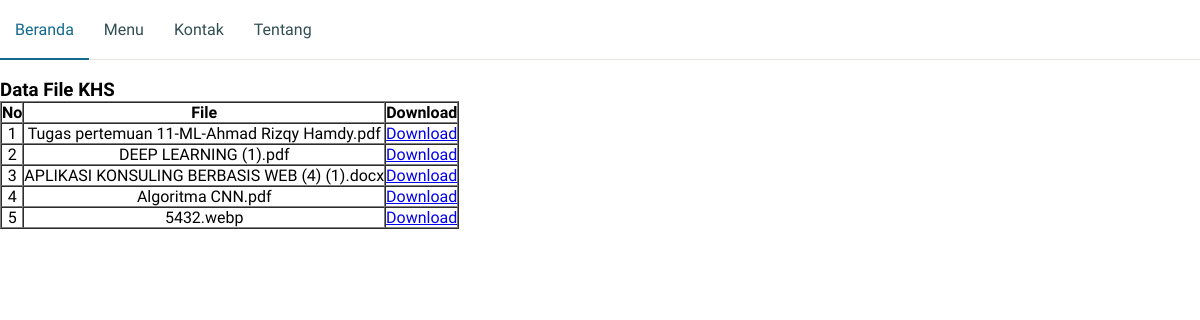
Screenshot of /dosen/file.php with the database file from the repository.
### tables this page shows
CREATE TABLE `file` (
  `indfile` int(11) NOT NULL,
  `file` varchar(225) NOT NULL
);

### dosen/file.php (the view)
<?php
include "../koneksi.php";
include 'navbar.php';
$query = mysqli_query($konek,"SELECT * FROM file ORDER by file DESC");
?>
<div id=art>
<br><h3>Data File KHS</h3>
<form action="" method="post" >
   <table border="1" cellpadding="0" cellspacing="0" >
        <tr>
            <th>No</th>
            <th>File</th>
            <th>Download</th>
        </tr>
        <?php if(mysqli_num_rows($query)>0){ ?>
        <?php
            $no = 1;
            while($data = mysqli_fetch_array($query)){
        ?>
        <tr>
            <td align="center"><?php echo $no ?></td>
            <td align="center"><?php echo $data["file"];?></td>
            <td><a href="download.php?filename=<?=$data['file']?>">Download</a></td>
        </tr>
        <?php $no++; } ?>
        <?php } ?>
    </table>
</form>
</div>

### dosen/navbar.php (style rules this page uses)
* { margin: 0; padding: 0; box-sizing: border-box; }
body { font-family: 'Zen Kaku Gothic New', sans-serif; font-size: 16px; }

### rows the page displays
file: file "Tugas pertemuan 11-ML-Ahmad Rizqy Hamdy.pdf"
file: file "DEEP LEARNING (1).pdf"
file: file "APLIKASI KONSULING BERBASIS WEB (4) (1).docx"
file: file "Algoritma CNN.pdf"
file: file "5432.webp"
